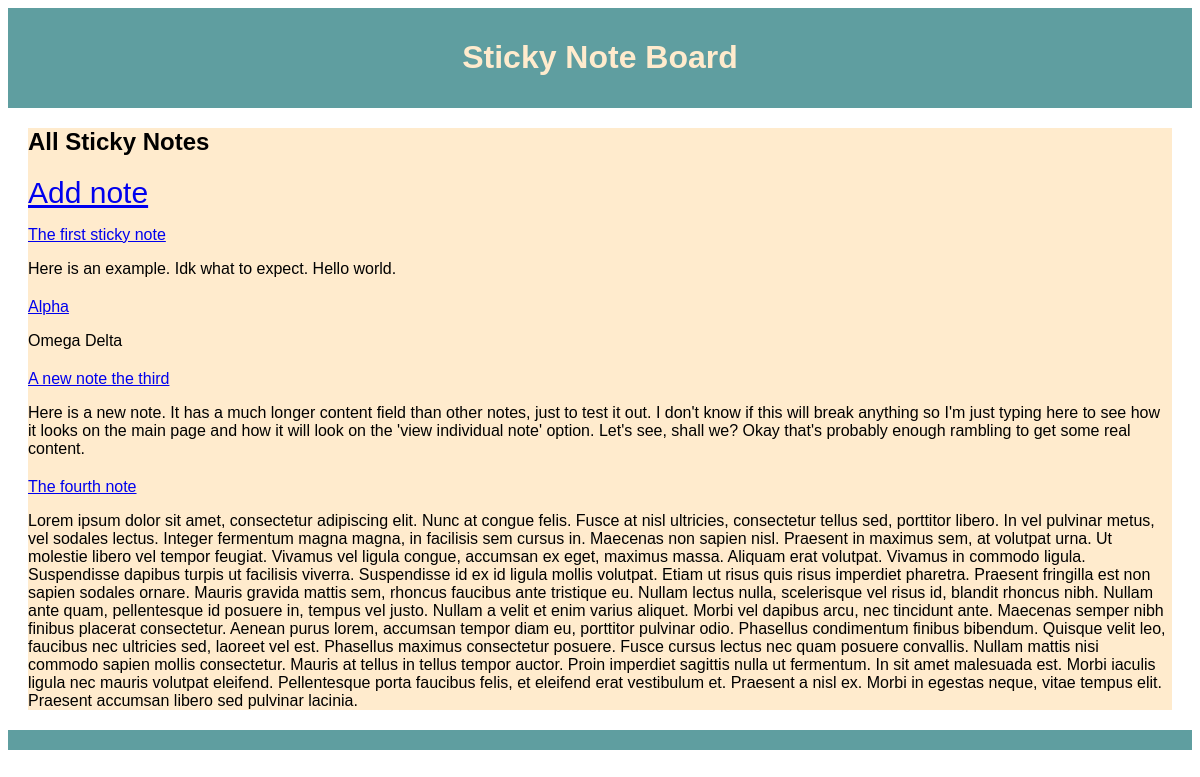
The page / on the database its author committed.
### notes/models.py (models this page shows, shortened)
class Note(models.Model):
    title = models.CharField(max_length=255)
    content = models.TextField()
    created_at = models.DateTimeField(auto_now_add=True)
    author = models.ForeignKey("Author", on_delete=models.CASCADE, null=True,
                               blank=True)

### notes/views.py (the view)
# urls.py: path("", show_all_notes, name="show_all_notes"),
def show_all_notes(request):
    all_notes = Note.objects.all()
    context_dict = {"all_notes": all_notes,
                    "page_title": "All Sticky Notes"}
    return render(request, "notes/show_all_notes.html", context_dict)

### notes/templates/notes/show_all_notes.html (shortened to what this page needs)
{% extends 'base.html' %}
{% block content %}
  <h2>
    {{ page_title }}
  </h2>
  <ul>
    <a style="font-size: 30px;" href="{% url 'create_note' %}" >Add note</a>
    {% for note in all_notes %}
      <li>
        <a href="{% url 'show_one_note' pk=note.pk %}">{{ note.title }}</a>
        <p>
          {{ note.content }}
        </p>
      </li>
    {% endfor %}
  </ul>
{% endblock %}

### notes/templates/base.html (shortened to what this page needs)
{% load static %}
<!DOCTYPE html>
<html lang="en">
  <head>
    <link rel="stylesheet" href="{% static 'notes/styles.css' %}" />
  </head>
  <body>
    <header>
      <h1>
        {% block header %}
          Sticky Note Board
        {% endblock header %}
      </h1>
    </header>
    <main>
      {% block content %}
      {% endblock content %}
    </main>
    <footer>
    </footer>
  </body>
</html>

### notes/static/notes/styles.css (style rules this page uses)
body { font-family: "Arial", sans-serif; }
header { background-color: cadetblue; color: blanchedalmond; padding: 10px; text-align: center; }
main { margin: 20px; background-color: blanchedalmond; }
ul { list-style-type: none; padding: 0; }
li { margin-bottom: 20px; }
footer { background-color: cadetblue; color: blanchedalmond; padding: 10px; text-align: center; }

### rows shown on the page
Note: title "The first sticky note", content "Here is an example. Idk what to expect. Hello world."
Note: title "Alpha", content "Omega Delta"
Note: title "A new note the third", content "Here is a new note. It has a much longer content field than other notes, just to test it out. I don't know if this will break anything so I'm just typing here to see how it looks on the main page and how it will look on the 'view individual note' option. Let's see, shall we? Okay that's probably enough rambling to get some real content."
Note: title "The fourth note", content "Lorem ipsum dolor sit amet, consectetur adipiscing elit. Nunc at congue felis. Fusce at nisl ultricies, consectetur tellus sed, porttitor libero. In vel pulvinar metus, vel sodales lectus. Integer fermentum magna magna, in facilisis sem cursus in. Maecenas non sapien nisl. Praesent in maximus sem, at volutpat urna. Ut molestie libero vel tempor feugiat. Vivamus vel ligula congue, accumsan ex eget, maximus massa. Aliquam erat volutpat. Vivamus in commodo ligula. Suspendisse dapibus turpis ut facilisis viverra. Suspendisse id ex id ligula mollis volutpat. Etiam ut risus quis risus imperdiet pharetra. Praesent fringilla est non sapien sodales ornare. Mauris gravida mattis sem, rhoncus faucibus…"

### other values the page prints
{{ page_title }} "All Sticky Notes"
